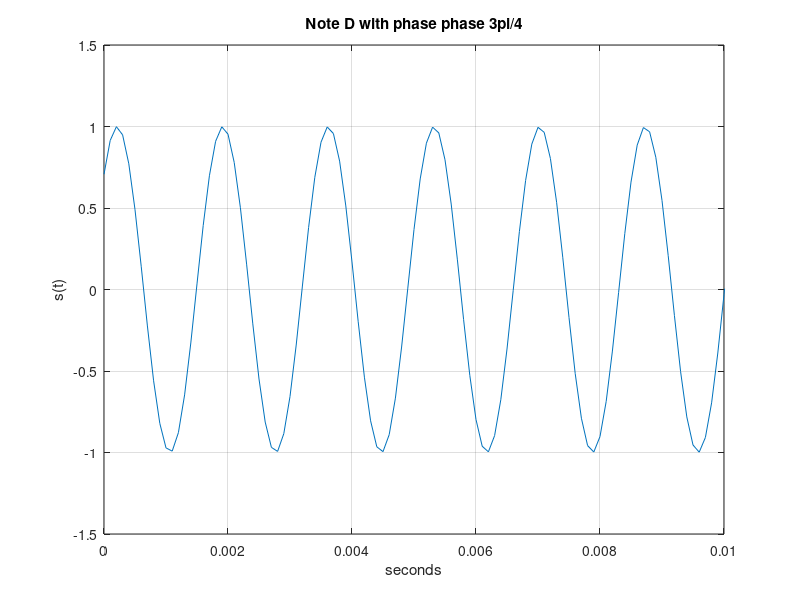

Source code (MATLAB):
%%%%%%%%%%%%%%%%%%%%%%%%%%%%%%
t= 0:0.0001:1;
Phase = pi/4;
s = sin(2*pi*587*t + Phase);
plot(t,s);
grid on;
xlabel('seconds');
ylabel('s(t)');
title('Note D with phase phase 3pi/4');
xlim([0 0.01]);
ylim([-1.5 1.5]);
soundsc(s);
%%%%%%%%%%%%%%%%%%%%%%%%%%%%%%